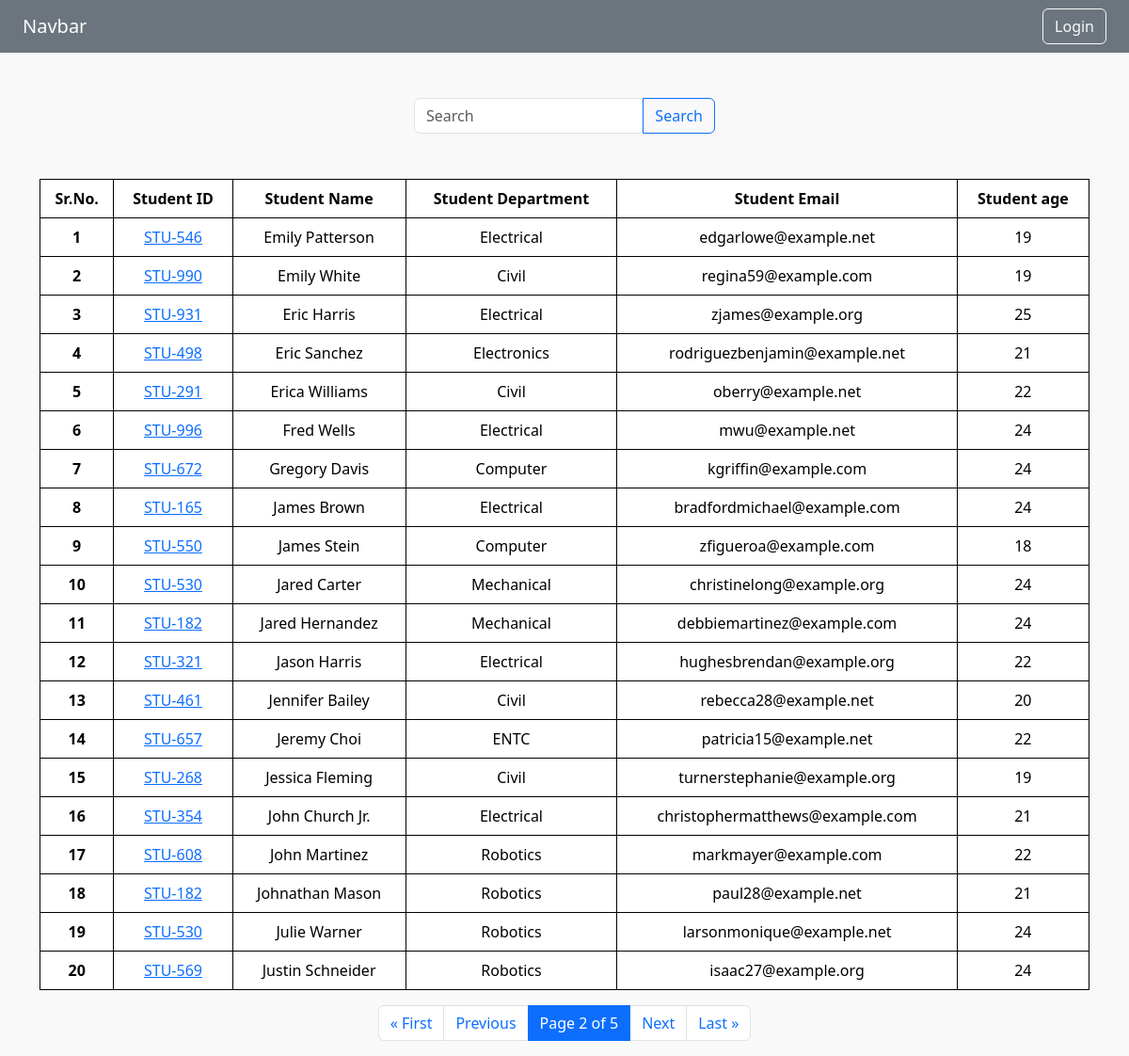
The app's page /student/?page=2 with its own data.
### Report/models.py (models this page shows, shortened)
class Student(models.Model):
    department=models.ForeignKey(Department,related_name="depart" ,on_delete=models.CASCADE)
    student_id=models.OneToOneField(StudentID,related_name="depart" ,on_delete=models.CASCADE)
    student_name=models.CharField(max_length=100)
    student_email=models.EmailField(unique=True)
    student_age=models.IntegerField(default=18)
    student_address=models.TextField()
    class Meta:
        ordering=['student_name']
        verbose_name='student'

class StudentID(models.Model):
    student_id=models.CharField(max_length=100)
    def __str__(self):
        return self.student_id

class Department(models.Model):
    department=models.CharField(max_length=100)
    class Meta:
        ordering= ['department']

### Report/views.py (the view, shortened to what this page needs)
# urls.py: path('student/',get_student,name='student'),
def get_student(request):
    queryset=Student.objects.all()
    paginator = Paginator(queryset, 20)  # Show 25 contacts per page.
    page_number = request.GET.get("page")
    queryset = paginator.get_page(page_number)
    return render(request,"students.html",{'queryset':queryset})

### Report/templates/students.html (shortened to what this page needs)
{% extends "base.html" %}
{% load static %}
{% block body %}
<form>
    <div class="d-flex flex-column justify-content-center align-items-center my-5">
      <div style="width:20rem;">
        <div class="input-group">
          <input type="search" id="exampleInputSearch" name="Search" class="form-control rounded" placeholder="Search" aria-label="Search" aria-describedby="search-addon" />
          <button type="submit" class="btn btn-outline-primary" data-mdb-ripple-init>Search</button>
        </div>
      </div>
    </div>
    </form>
<div class="container mt-5 ">
<table class="table">
    <thead>
      <tr>
        <th scope="col">Sr.No. </th>
        <th scope="col">Student ID </th>
        <th scope="col">Student Name</th>
        <th scope="col">Student Department</th>
        <th scope="col">Student Email</th>
        <th scope="col">Student age</th>
      </tr>
    </thead>
    <tbody>
        {% for student in queryset  %}
      <tr>
        <th scope="row">{{forloop.counter}}</th>
        <td>
            <a href="{% url 'see_marks' student.student_id %}">{{student.student_id}}</a>
            </td>
        <td>{{student.student_name}}</td>
        <td>{{student.department.department}}</td>
        <td>{{student.student_email}}</td>
        <td>{{student.student_age}}</td>
      </tr>
      {% endfor %}
    </tbody>
  </table>
</div>
<nav aria-label="Pagination">
    <ul class="pagination justify-content-center">
        {% if queryset.has_previous %}
            <li class="page-item">
                <a class="page-link" href="?page=1" aria-label="First">
                    &laquo; First
                </a>
            </li>
            <li class="page-item">
                <a class="page-link" href="?page={{ queryset.previous_page_number }}">
                    Previous
                </a>
            </li>
        {% else %}
            <li class="page-item disabled">
                <a class="page-link">Previous</a>
            </li>
        {% endif %}
        <li class="page-item active">
            <a class="page-link">
                Page {{ queryset.number }} of {{ queryset.paginator.num_pages }}
            </a>
        </li>
        {% if queryset.has_next %}
            <li class="page-item">
                <a class="page-link" href="?page={{ queryset.next_page_number }}">
                    Next
                </a>
            </li>
            <li class="page-item">
                <a class="page-link" href="?page={{ queryset.paginator.num_pages }}" aria-label="Last">
                    Last &raquo;
                </a>
            </li>
        {% else %}
            <li class="page-item disabled">
                <a class="page-link">Next</a>
            </li>
        {% endif %}
    </ul>
</nav>
{% endblock body %}

### Report/templates/students.html (style rules this page uses)
body { background-color: #f9f9f9; }
table, th, td { border: 1px solid; text-align: center; }

### records on screen
Student: student_id "STU-546", student_name "Emily Patterson", department.department "Electrical", student_email "edgarlowe@example.net", student_age "19"
Student: student_id "STU-990", student_name "Emily White", department.department "Civil", student_email "regina59@example.com", student_age "19"
Student: student_id "STU-931", student_name "Eric Harris", department.department "Electrical", student_email "zjames@example.org", student_age "25"
Student: student_id "STU-498", student_name "Eric Sanchez", department.department "Electronics", student_email "rodriguezbenjamin@example.net", student_age "21"
Student: student_id "STU-291", student_name "Erica Williams", department.department "Civil", student_email "oberry@example.net", student_age "22"
Student: student_id "STU-996", student_name "Fred Wells", department.department "Electrical", student_email "mwu@example.net", student_age "24"
Student: student_id "STU-672", student_name "Gregory Davis", department.department "Computer", student_email "kgriffin@example.com", student_age "24"
Student: student_id "STU-165", student_name "James Brown", department.department "Electrical", student_email "bradfordmichael@example.com", student_age "24"
Student: student_id "STU-550", student_name "James Stein", department.department "Computer", student_email "zfigueroa@example.com", student_age "18"
Student: student_id "STU-530", student_name "Jared Carter", department.department "Mechanical", student_email "christinelong@example.org", student_age "24"
Student: student_id "STU-182", student_name "Jared Hernandez", department.department "Mechanical", student_email "debbiemartinez@example.com", student_age "24"
Student: student_id "STU-321", student_name "Jason Harris", department.department "Electrical", student_email "hughesbrendan@example.org", student_age "22"
Student: student_id "STU-461", student_name "Jennifer Bailey", department.department "Civil", student_email "rebecca28@example.net", student_age "20"
Student: student_id "STU-657", student_name "Jeremy Choi", department.department "ENTC", student_email "patricia15@example.net", student_age "22"
Student: student_id "STU-268", student_name "Jessica Fleming", department.department "Civil", student_email "turnerstephanie@example.org", student_age "19"
Student: student_id "STU-354", student_name "John Church Jr.", department.department "Electrical", student_email "christophermatthews@example.com", student_age "21"
Student: student_id "STU-608", student_name "John Martinez", department.department "Robotics", student_email "markmayer@example.com", student_age "22"
Student: student_id "STU-182", student_name "Johnathan Mason", department.department "Robotics", student_email "paul28@example.net", student_age "21"
Student: student_id "STU-530", student_name "Julie Warner", department.department "Robotics", student_email "larsonmonique@example.net", student_age "24"
Student: student_id "STU-569", student_name "Justin Schneider", department.department "Robotics", student_email "isaac27@example.org", student_age "24"

### other values on screen
{{ queryset.number }} "2"
{{ queryset.paginator.num_pages }} "5"
